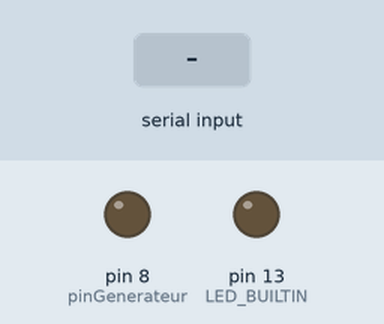
Recording of a sketch running on a simulated Arduino Uno, built with avr-gcc and run on an emulated ATmega328P. On the bench: output pins drawn as LEDs (lit = HIGH). The inputs (shaded band) are chosen by the test bench. What the sketch prints to the serial monitor is not drawn.

Above: at 1.0 s.
1.1 s: "200\n" received over Serial
At 1.5 s:
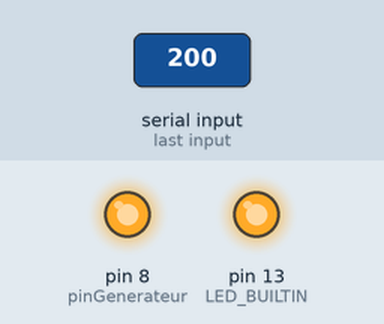
Timing chart, 0 to 4.1 s (numbered marks = the images above; inputs shaded):
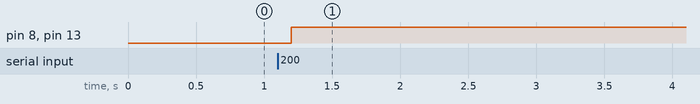

Measured:
- after the input at 1.1 s, pin 8 (pinGenerateur), pin 13 (LED_BUILTIN): LOW → HIGH after 0.10 s

The sketch:

sketch.ino
```cpp
///////////////////////////////////////////////////////////////////////////////// ANNEXE A ENLEVER DU FICHIER /////////////////////////////////////////////////////////////////////////////////
const int pinMesure = A0;
const int pinGenerateur = 8;

// Initialise certaines valeurs variables pour gain de temps :
int commandePortSerie;
int valeur_mesure;

float releve_valeur() {
  valeur_mesure = analogRead(pinMesure);
  return(valeur_mesure);
}

void envoi_mesure(int valeur_mesure) {
  Serial.print(millis());
  Serial.print(";");
  Serial.print(valeur_mesure);
}

// From https://www.arduino.cc/en/Tutorial/BuiltInExamples/SerialCallResponse
void setup() {
  Serial.begin(9600);
  while (!Serial) {
    ; // wait for serial port to connect. Needed for native USB port only
  }

  pinMode(pinGenerateur, OUTPUT);
  pinMode(LED_BUILTIN, OUTPUT);
  Serial.print("\n");

  establishContact();  // send a byte to establish contact until receiver responds
}

void establishContact() {
  while (Serial.available() <= 0) {
    Serial.print('A');   // send a capital A
    delay(300);
  }
}

int recoit_commande() {
  return(char(Serial.read()) - '0');
}

/////////////////////////////////////////////////////////////////////////////////////////////////////////////////////////////////////////////////////////////////////////////////////////////

// Commandes possibles pour l'Arduino :
const int GENERATEUR_ON = 0;
const int GENERATEUR_OFF = 1;
const int RELEVE_VALEUR = 2;

void loop() {
  if (Serial.available() > 0) {

    int commandePortSerie = recoit_commande(); // Réception d'une commande

    switch (commandePortSerie) {

      case GENERATEUR_ON :
        digitalWrite(LED_BUILTIN, HIGH);   // Allume la LED
        digitalWrite(pinGenerateur, HIGH); // Allume le générateur
        Serial.print("\n");
        break;

      case GENERATEUR_OFF:
        digitalWrite(LED_BUILTIN, LOW);    // Éteint la LED
        digitalWrite(pinGenerateur, LOW);  // Éteint le générateur
        Serial.print("\n");
        break;

      case RELEVE_VALEUR :
        valeur_mesure=releve_valeur();
        envoi_mesure(valeur_mesure);
        Serial.print("\n");
        break;
//
//      case default :
//        Serial.print("\n");
//        break;
    }
  }
}
```
